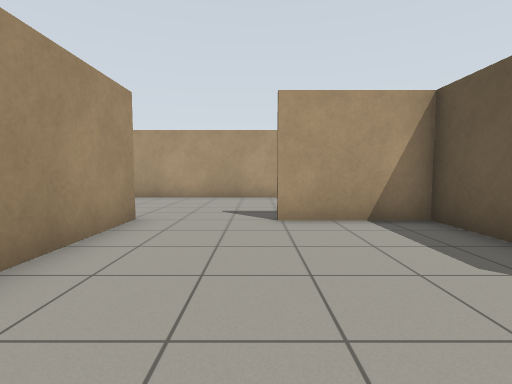
View 1 (above)

19 first-person views from a walk through a world built for the Gazebo simulator. The camera is 0.94 m above the floor, tilts 4° down and sees 85° across. The floor is counted in squares, 1 m on a side. Each view is taken from the middle of a square. On the plan, view 1 faces up. The plan holds only what a view shows up to about 11 squares ahead; the rest is blank.

View 2
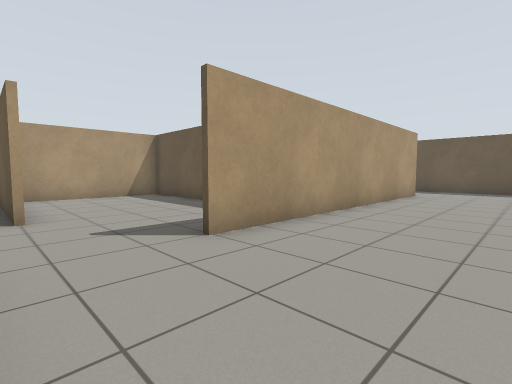

View 3
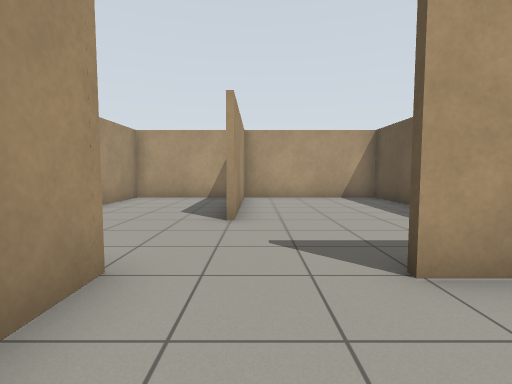

View 4
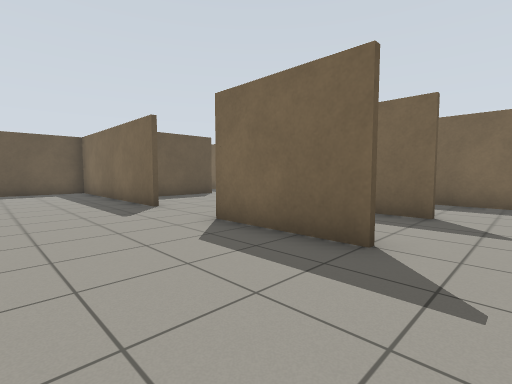

View 5
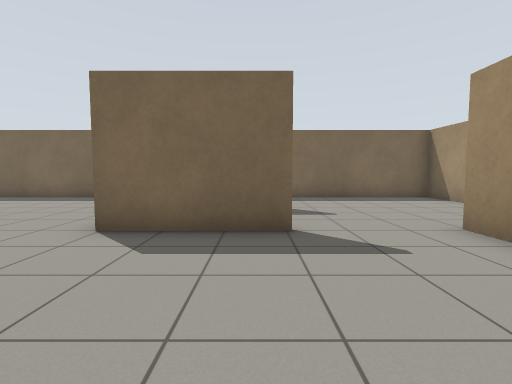

View 6
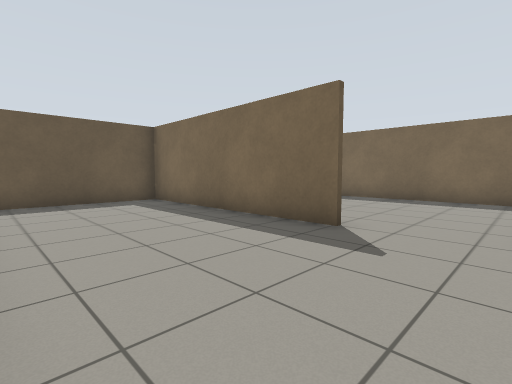

View 7
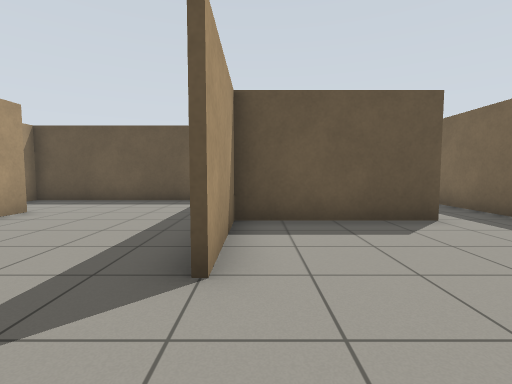

View 8
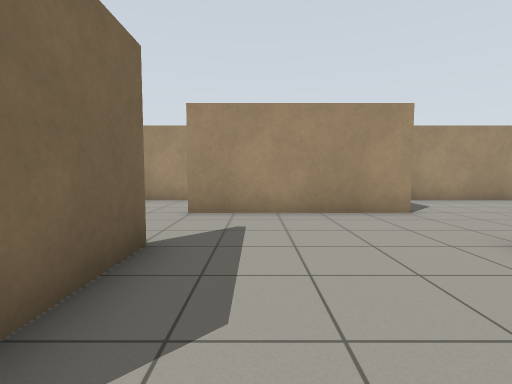

View 9
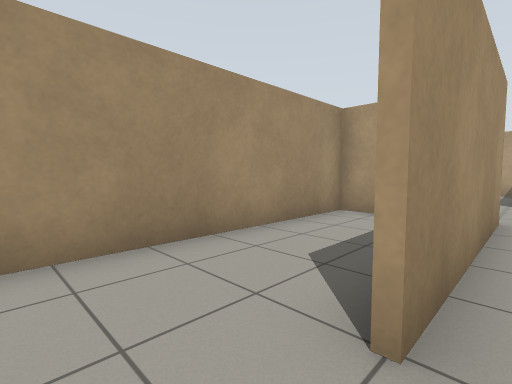

View 10
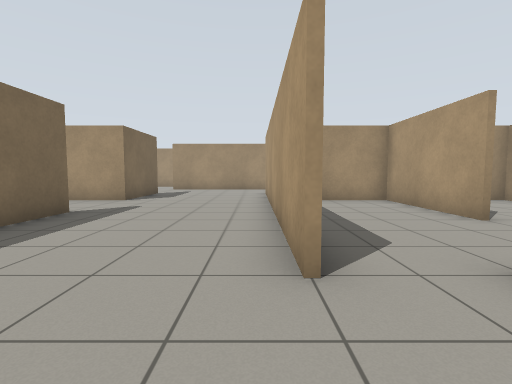

View 11
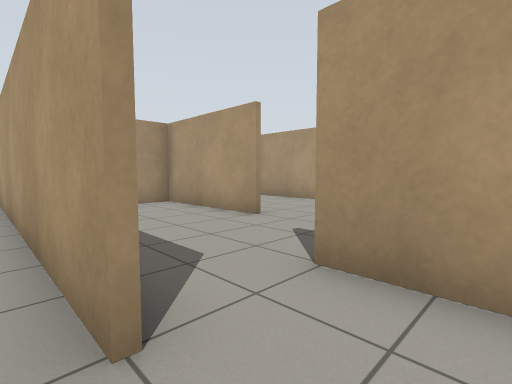

View 12
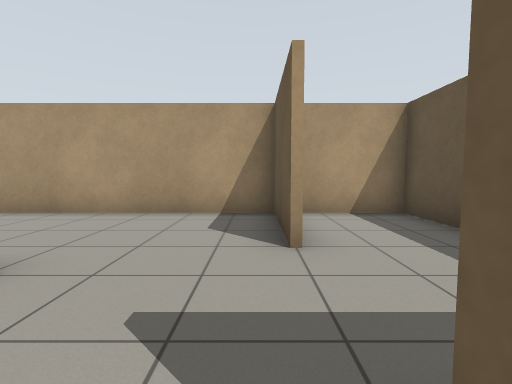

View 13
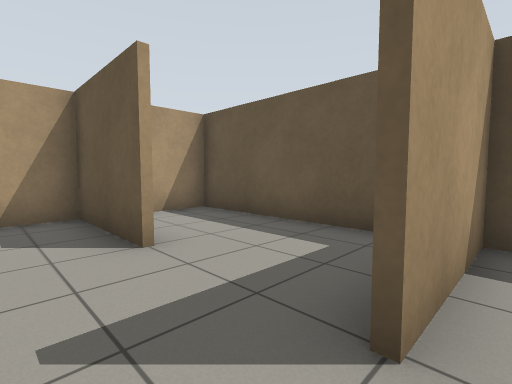

View 14
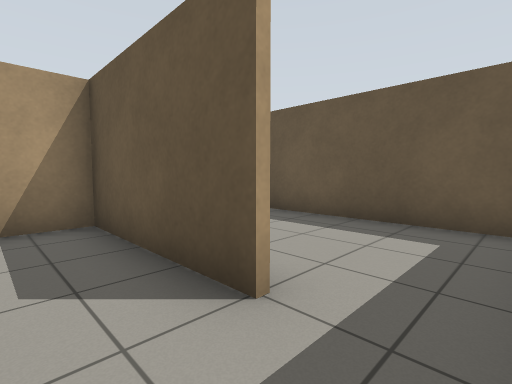

View 15
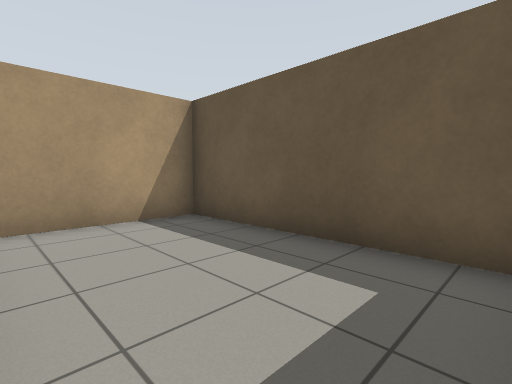

View 16
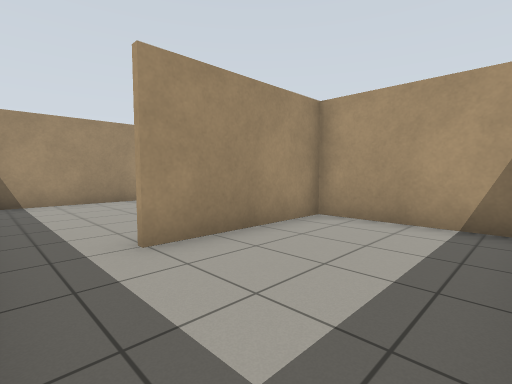

View 17
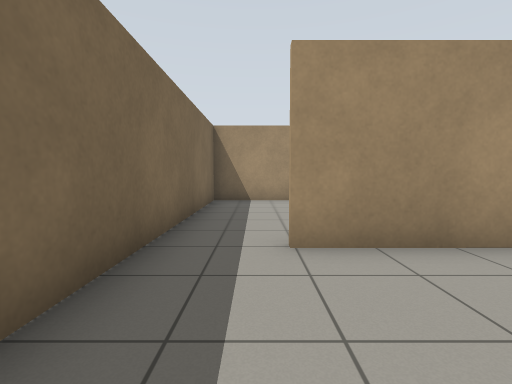

View 18
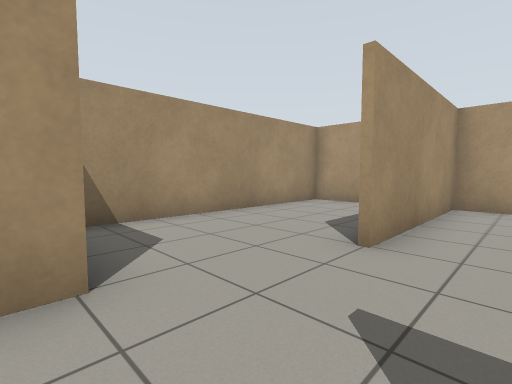

View 19
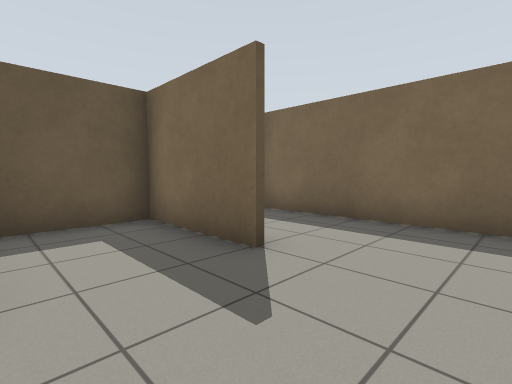

### Floor plan
Points are (right, up) in squares from view 1. A wall is a line through its corners. A room is listed if a view was taken in it or the views show most of it. See-through windows are left out.
Room 1 (views 1, 2, 3, 4, 5, 6, 7, 8, 9, 10, 11, 14, 18, 19)
walls: (-5.6, 5.6) (-2.4, 5.6) (-2.4, -0.4) (2.5, -0.4); (0.4, 5.6) (7.5, 5.6); (-8.4, 10.6) (-8.4, 5.4); (-5.6, 2.6) (-2.6, 2.6) (-2.6, 4.9); (-7.6, 13.4) (-7.6, 17.3); (-10.5, 10.4) (-11.4, 10.4) (-11.4, 3.3); (-2.6, 14.9) (-2.6, 18.5); (3.1, 5.4) (0.4, 5.4); (4.6, 10.4) (-5.6, 10.4); (-11.4, 1.5) (-11.4, -0.4) (-2.9, -0.4); (3.4, 1.4) (3.4, 5.5); (-3, 18.4) (-7.4, 18.4) (-7.4, 13.4); (-8, 18.4) (-11.4, 18.4) (-11.4, 11.3); (7.4, 6) (7.4, 12.4) (4.4, 12.4)
ways out: opening at (4, 12) to room 2; opening at (3, 0.5) to room 3
Room 2 (views 12, 13)
walls: (1.6, 14.4) (-2.4, 14.4) (-2.4, 12.1); (4.4, 15.4) (4.4, 18.4) (-3, 18.4); (7.4, 13.8) (7.4, 18.4) (5, 18.4); (-2.4, 18.5) (-2.4, 17.9)
ways out: opening at (4, 12) to room 1
Room 3 (views 15, 16, 17)
walls: (7.4, 0) (7.4, 6); (2.5, -0.4) (6.2, -0.4); (3.6, 5.5) (3.6, 1.4); (7.5, 5.4) (3.1, 5.4)
ways out: opening at (3, 0.5) to room 1

Positions as (right, up) in squares from view 1, and headings:
1: (0, 0), facing up
2: (-8, 7), facing up-right
3: (-7, 8), facing up
4: (-7, 9), facing down-right
5: (-5, 10), facing down
6: (-2, 10), facing down-right
7: (-2, 5), facing right
8: (-2, 7), facing left
9: (-8, 4), facing up-left
10: (7, 10), facing left
11: (6, 10), facing up-left
12: (4, 12), facing up
13: (3, 12), facing up-right
14: (2, 0), facing up-right
15: (4, 0), facing up-right
16: (7, 0), facing up-left
17: (7, 1), facing left
18: (-6, 10), facing up-left
19: (-8, 5), facing down-right
